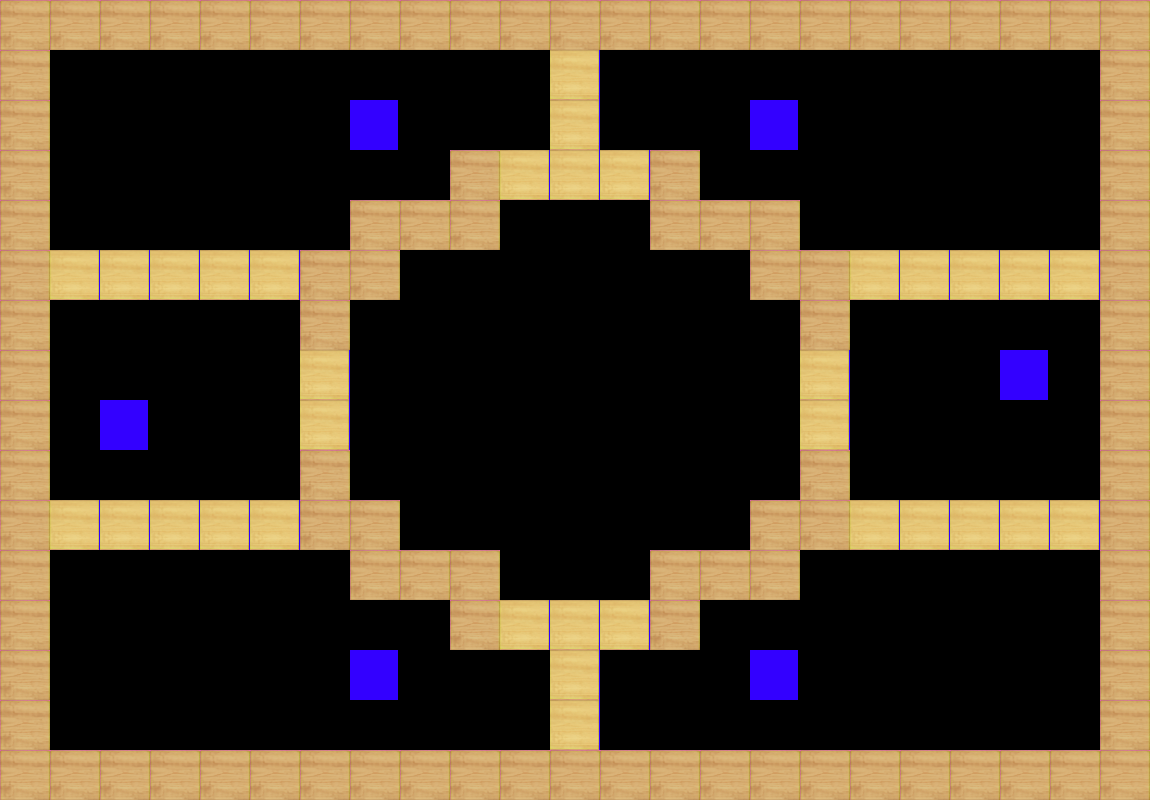

The image is a tile-based game level rendered from a .tmx file. Its description and complete source (layers, tilesets, objects, tile grids) follow:
An orthogonal 23x16 tile map with 50x50 px tiles, 1 tile layer (Calque de Tuiles 1).

<map version="1.10" tiledversion="1.11.0" orientation="orthogonal" renderorder="right-down" width="23" height="16" tilewidth="50" tileheight="50" infinite="0" nextlayerid="2" nextobjectid="1">
 <editorsettings>
  <export target="6Joueurs-Niveau3.json" format="json" />
 </editorsettings>
 <tileset firstgid="1" source="wii tanks.tsx" />
 <layer id="1" name="Calque de Tuiles 1" width="23" height="16">
  <data encoding="csv">
1,1,1,1,1,1,1,1,1,1,1,1,1,1,1,1,1,1,1,1,1,1,1,
1,10,10,10,10,10,10,10,10,10,10,2,10,10,10,10,10,10,10,10,10,10,1,
1,10,10,10,10,10,10,3,10,10,10,2,10,10,10,3,10,10,10,10,10,10,1,
1,10,10,10,10,10,10,10,10,1,2,2,2,1,10,10,10,10,10,10,10,10,1,
1,10,10,10,10,10,10,1,1,1,10,10,10,1,1,1,10,10,10,10,10,10,1,
1,2,2,2,2,2,1,1,10,10,10,10,10,10,10,1,1,2,2,2,2,2,1,
1,10,10,10,10,10,1,10,10,10,10,10,10,10,10,10,1,10,10,10,10,10,1,
1,10,10,10,10,10,2,10,10,10,10,10,10,10,10,10,2,10,10,10,3,10,1,
1,10,3,10,10,10,2,10,10,10,10,10,10,10,10,10,2,10,10,10,10,10,1,
1,10,10,10,10,10,1,10,10,10,10,10,10,10,10,10,1,10,10,10,10,10,1,
1,2,2,2,2,2,1,1,10,10,10,10,10,10,10,1,1,2,2,2,2,2,1,
1,10,10,10,10,10,10,1,1,1,10,10,10,1,1,1,10,10,10,10,10,10,1,
1,10,10,10,10,10,10,10,10,1,2,2,2,1,10,10,10,10,10,10,10,10,1,
1,10,10,10,10,10,10,3,10,10,10,2,10,10,10,3,10,10,10,10,10,10,1,
1,10,10,10,10,10,10,10,10,10,10,2,10,10,10,10,10,10,10,10,10,10,1,
1,1,1,1,1,1,1,1,1,1,1,1,1,1,1,1,1,1,1,1,1,1,1
</data>
 </layer>
</map>
